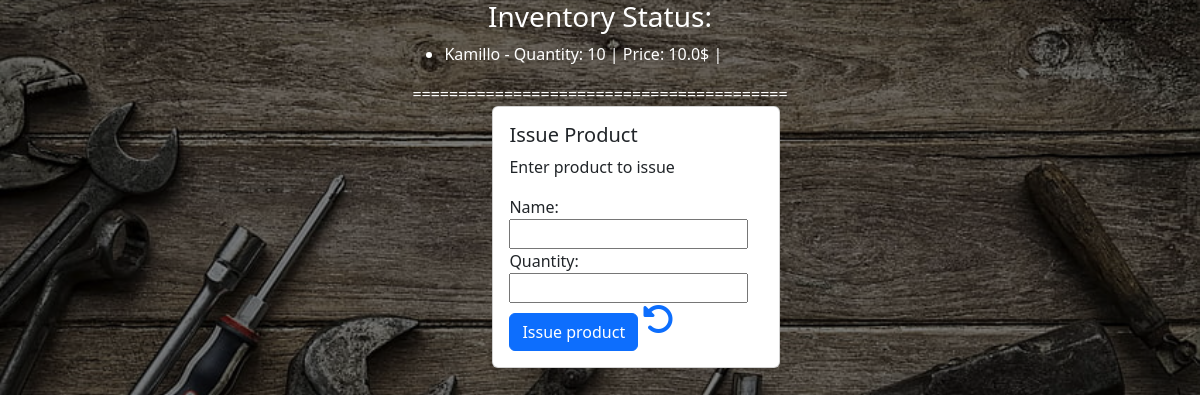
/warehouse/issue_product/ (signed in), run on an earlier commit of the app's database.
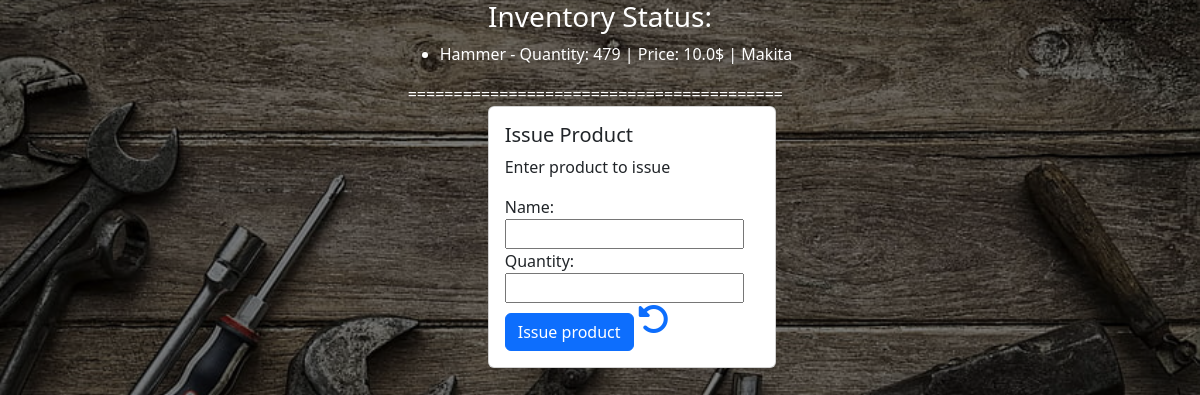
And on a later commit of the database.
### mywarehouse/warehouseapp/models.py (models this page shows, shortened)
class Product(models.Model):
    name = models.CharField(max_length=50)
    price = models.FloatField()
    quantity = models.IntegerField()
    company = models.ForeignKey(Company, null=True, blank=True, on_delete=models.CASCADE)
    region = models.ManyToManyField(Region, blank=True)

class Company(models.Model):
    name = models.CharField(max_length=50)

### mywarehouse/warehouseapp/views.py (the view, shortened to what this page needs)
# urls.py: path('issue_product/', views.IssueProductView.as_view(), name='issue_product'),
class IssueProductView(LoginRequiredMixin, View):
    template_name = 'issue_product.html'
    def get(self, request):
        products = Product.objects.all()
        form = IssueProductForm()
        return render(request, self.template_name, {'products': products, 'form': form})

### mywarehouse/warehouseapp/forms.py
class IssueProductForm(BaseProductForms):
    class Meta(BaseProductForms.Meta):
        fields = ['name', 'quantity']

### mywarehouse/warehouseapp/templates/issue_product.html (shortened to what this page needs)
{% extends 'base.html' %}
{% load bootstrap %}
{% block content %}
    <h3 style="text-align: center;">Inventory Status:</h3>
    <ul>
    {% for product in products %}
        <li>{{ product.name }} - Quantity: {{ product.quantity }} | Price: {{ product.price }}$
            | {{ product.company.name }}</li>
    {% endfor %}
    </ul>
    =========================================
   <div class="card" style="width: 18rem; margin-left: 80px;">
  <div class="card-body">
    <h5 class="card-title">Issue Product</h5>
    <p class="card-text">Enter product to issue</p>
       <form method="post" action="{% url 'issue_product' %}">
        {{ form|bootstrap }}
        <button type="submit" class="btn btn-primary" style="margin-top: 10px;">Issue product</button>
        <a href="{% url 'index' %}" title="Back"><i class="fa-solid fa-2x fa-rotate-left"></i></a>
    </form>
  </div>
</div>
{% endblock %}

### mywarehouse/warehouseapp/templates/base.html (shortened to what this page needs)
{% load static %}
<!DOCTYPE html>
<html lang="en">
<body class="background">
<head>
    <link rel="stylesheet" href="https://cdn.jsdelivr.net/npm/bootstrap@5.3.2/dist/css/bootstrap.min.css"
>
    <link rel="stylesheet" href="{% static 'my_css.css' %}">
</head>
    <div>
        {% block content %}{% endblock %}
    </div>
</body>
</html>

### mywarehouse/warehouseapp/static/my_css.css (style rules this page uses)
body { margin: 0; padding: 0; color: white; }
.background { position: relative; display: flex; flex-direction: column; align-items: center; justify-content: center; height: 100%; background: linear-gradient(rgba(0, 0, 0, 0.5), rgba(0, 0, 0, 0.5)), url('/static/wallpaper.jpg'); background-size: cover; }

What changed in the data, as far as the page shows it:
removed Product: name "Kamillo", quantity "10", price "10.0"
added Product: name "Hammer", quantity "479", price "10.0", company.name "Makita"
